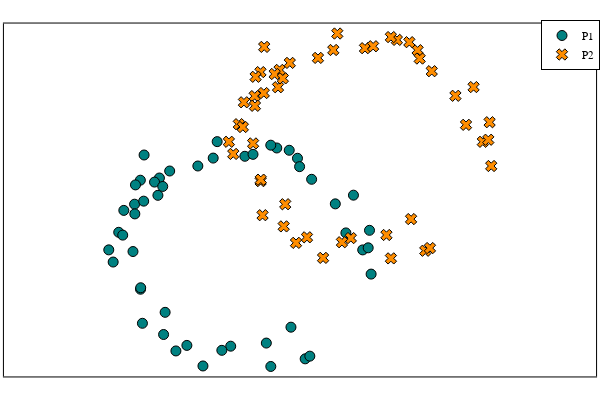

This figure's notebook cell:
### Markdown cell above
# 2. Two circles (without shared features)

### Code cell
# large moved
large_moved = large .+ 2
plot_P_Q(large, large_moved; 
        P_label = "P1", 
        Q_label = "P2",
        aspect_ratio = :equal, )

### Figure 1 — Plotly figure (JSON) as saved in the notebook; plotly's stock layout.template omitted (floating-point values rounded to 4 significant figures)
{"data": [{"colorbar": {"title": ""}, "legendgroup": "P1", "marker": {"color": "rgba(0, 129, 129, 1.000)", "line": {"color": "rgba(0, 0, 0, 1.000)", "width": 1}, "size": 10, "symbol": "circle"}, "mode": "markers", "name": "P1", "showlegend": true, "type": "scatter", "x": [0.3739, -0.2194, 0.8924, -1.337, -0.6815, -1.82, -1.132, -1.407, 1.699, -1.724, 1.02, -0.3672, 0.01624, -1.432, -1.721, -1.689, 2.119, 0.9277, -1.488, -1.236, 0.5477, 0.7549, -2.177, 0.1519, 2.092, 1.098, -2.084, 1.979, 1.522, 2.07, 1.824, -0.4448, -0.7667, -2.018, 1.128, -2.25, -1.847, -1.312, -1.805, -1.662, -1.351, -0.9492, -1.718, 0.4483, -0.5111, -1.816, 0.4478, -1.669, 0.7839, -1.999], "xaxis": "x1", "y": [-1.627, -1.684, 1.792, -1.468, -2.05, 0.9427, -1.772, 1.427, 0.4114, 1.387, -1.919, -1.761, 1.829, 1.107, -0.6307, -1.261, -0.3508, 1.637, 1.352, 1.557, 1.983, 1.941, -0.1274, 1.865, 0.4594, -1.869, 0.4226, 0.09703, 0.9486, 0.1355, 1.11, 2.1, 1.65, 0.3706, 1.403, 0.09756, 0.06689, -1.058, 1.3, 1.853, 1.271, -1.67, -0.6035, -2.06, 1.796, 0.763, 2.035, 0.999, -1.333, 0.828], "yaxis": "y1", "zmax": null, "zmin": null}, {"colorbar": {"title": ""}, "legendgroup": "P2", "marker": {"color": "rgba(255, 141, 0, 1.000)", "line": {"color": "rgba(0, 0, 0, 1.000)", "width": 1}, "size": 10, "symbol": "x"}, "mode": "markers", "name": "P2", "showlegend": true, "type": "scatter", "x": [2.374, 1.781, 2.892, 0.6629, 1.318, 0.1798, 0.868, 0.5932, 3.699, 0.276, 3.02, 1.633, 2.016, 0.5684, 0.2786, 0.3106, 4.119, 2.928, 0.5118, 0.7643, 2.548, 2.755, -0.1766, 2.152, 4.092, 3.098, -0.08419, 3.979, 3.522, 4.07, 3.824, 1.555, 1.233, -0.01762, 3.128, -0.2499, 0.1533, 0.6885, 0.1948, 0.3382, 0.6487, 1.051, 0.2818, 2.448, 1.489, 0.1842, 2.448, 0.3314, 2.784, 0.0007123], "xaxis": "x1", "y": [0.3733, 0.3158, 3.792, 0.5319, -0.05027, 2.943, 0.2276, 3.427, 2.411, 3.387, 0.0815, 0.2389, 3.829, 3.107, 1.369, 0.7391, 1.649, 3.637, 3.352, 3.557, 3.983, 3.941, 1.873, 3.865, 2.459, 0.1312, 2.423, 2.097, 2.949, 2.135, 3.11, 4.1, 3.65, 2.371, 3.403, 2.098, 2.067, 0.942, 3.3, 3.853, 3.271, 0.3301, 1.396, -0.05964, 3.796, 2.763, 4.035, 2.999, 0.6673, 2.828], "yaxis": "y1", "zmax": null, "zmin": null}], "layout": {"annotations": [], "height": 400, "legend": {"bgcolor": "rgba(255, 255, 255, 1.000)", "bordercolor": "rgba(0, 0, 0, 1.000)", "borderwidth": 1, "font": {"color": "rgba(0, 0, 0, 1.000)", "family": "sans-serif", "size": 11}, "tracegroupgap": 0, "traceorder": "normal", "x": 1, "xanchor": "auto", "y": 1, "yanchor": "auto"}, "margin": {"b": 20, "l": 0, "r": 0, "t": 20}, "paper_bgcolor": "rgba(255, 255, 255, 1.000)", "plot_bgcolor": "rgba(255, 255, 255, 1.000)", "showlegend": true, "width": 600, "xaxis": {"anchor": "y1", "domain": [0.006562, 0.9934], "gridcolor": "rgba(0, 0, 0, 0.100)", "gridwidth": 0.5, "linecolor": "rgba(0, 0, 0, 1.000)", "mirror": true, "range": [-3.996, 5.864], "showgrid": true, "showline": true, "showticklabels": true, "tickangle": 0, "tickcolor": "rgb(0, 0, 0)", "tickfont": {"color": "rgba(0, 0, 0, 1.000)", "family": "sans-serif", "size": 11}, "tickmode": "array", "ticks": "inside", "ticktext": [], "tickvals": [], "title": "", "titlefont": {"color": "rgba(0, 0, 0, 1.000)", "family": "sans-serif", "size": 15}, "type": "-", "visible": true, "zeroline": false, "zerolinecolor": "rgba(0, 0, 0, 1.000)"}, "yaxis": {"anchor": "x1", "domain": [0.009843, 0.9902], "gridcolor": "rgba(0, 0, 0, 0.100)", "gridwidth": 0.5, "linecolor": "rgba(0, 0, 0, 1.000)", "mirror": true, "range": [-2.244, 4.285], "showgrid": true, "showline": true, "showticklabels": true, "tickangle": 0, "tickcolor": "rgb(0, 0, 0)", "tickfont": {"color": "rgba(0, 0, 0, 1.000)", "family": "sans-serif", "size": 11}, "tickmode": "array", "ticks": "inside", "ticktext": [], "tickvals": [], "title": "", "titlefont": {"color": "rgba(0, 0, 0, 1.000)", "family": "sans-serif", "size": 15}, "type": "-", "visible": true, "zeroline": false, "zerolinecolor": "rgba(0, 0, 0, 1.000)"}}}
